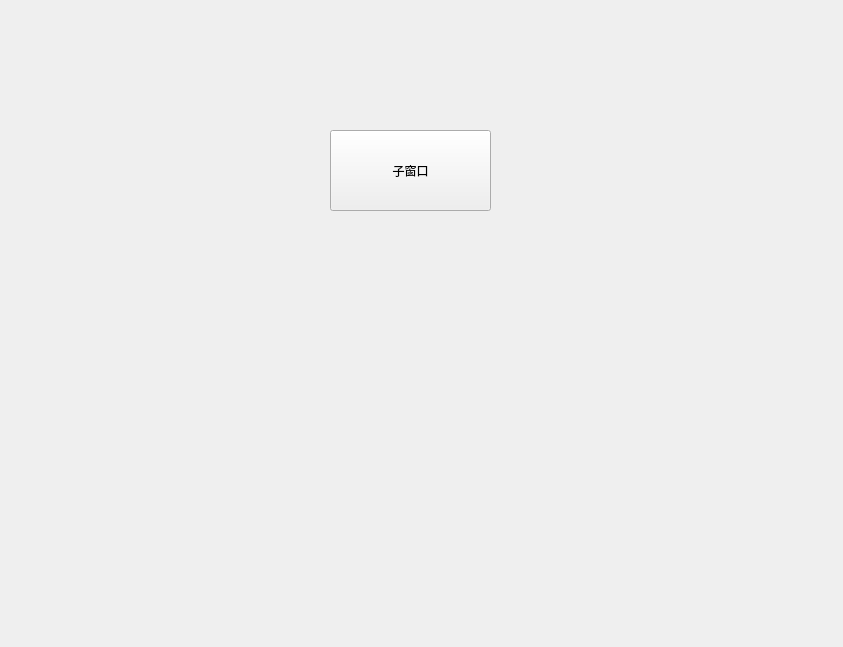
<?xml version="1.0" encoding="UTF-8"?>
<ui version="4.0">
 <class>Form</class>
 <widget class="QWidget" name="Form">
  <property name="geometry">
   <rect>
    <x>0</x>
    <y>0</y>
    <width>843</width>
    <height>647</height>
   </rect>
  </property>
  <property name="windowTitle">
   <string>Form</string>
  </property>
  <widget class="QPushButton" name="pushButton">
   <property name="geometry">
    <rect>
     <x>330</x>
     <y>130</y>
     <width>161</width>
     <height>81</height>
    </rect>
   </property>
   <property name="text">
    <string>子窗口</string>
   </property>
  </widget>
 </widget>
 <resources/>
 <connections>
  <connection>
   <sender>pushButton</sender>
   <signal>clicked()</signal>
   <receiver>Form</receiver>
   <slot>second()</slot>
   <hints>
    <hint type="sourcelabel">
     <x>406</x>
     <y>179</y>
    </hint>
    <hint type="destinationlabel">
     <x>576</x>
     <y>331</y>
    </hint>
   </hints>
  </connection>
 </connections>
 <slots>
  <slot>second()</slot>
 </slots>
</ui>
